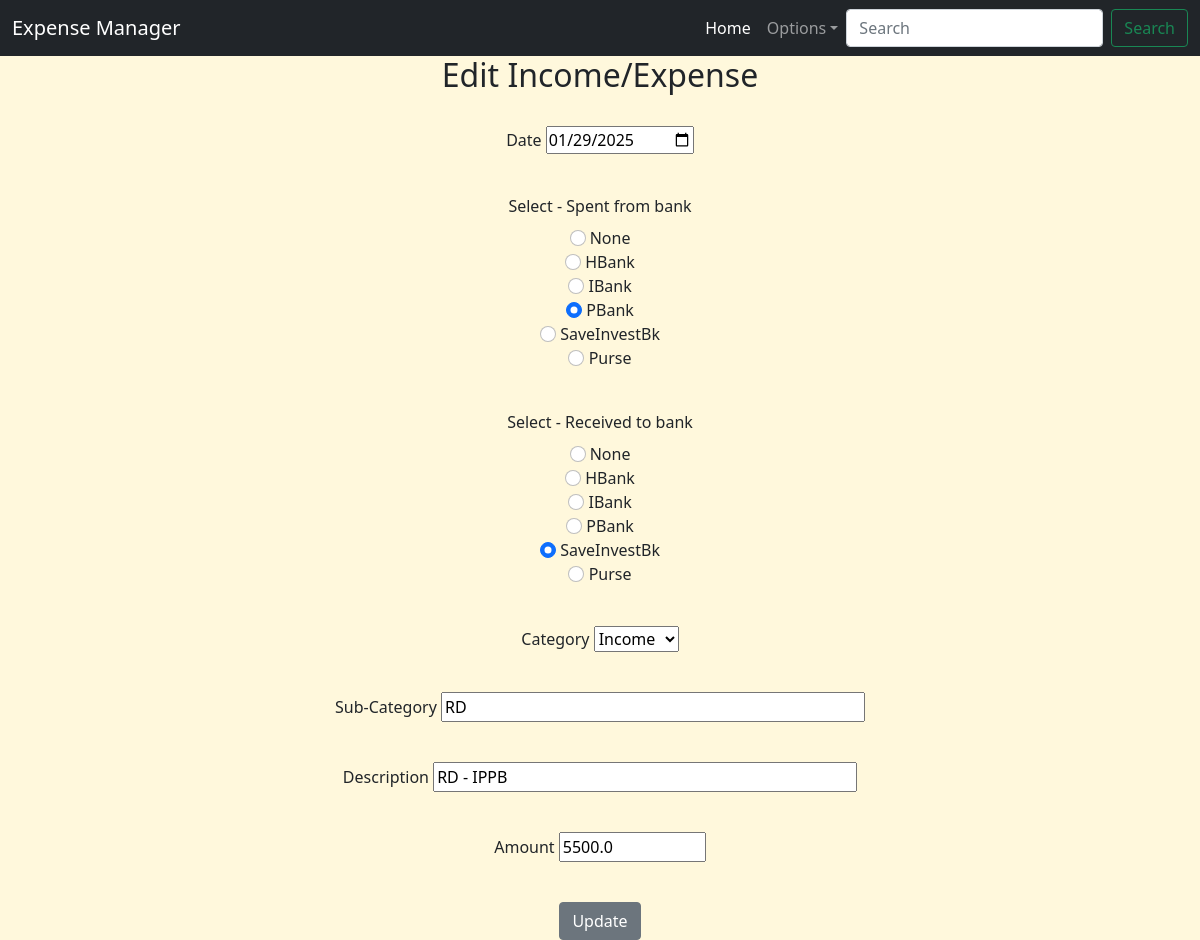
Page /edit/62 on the earlier database version.
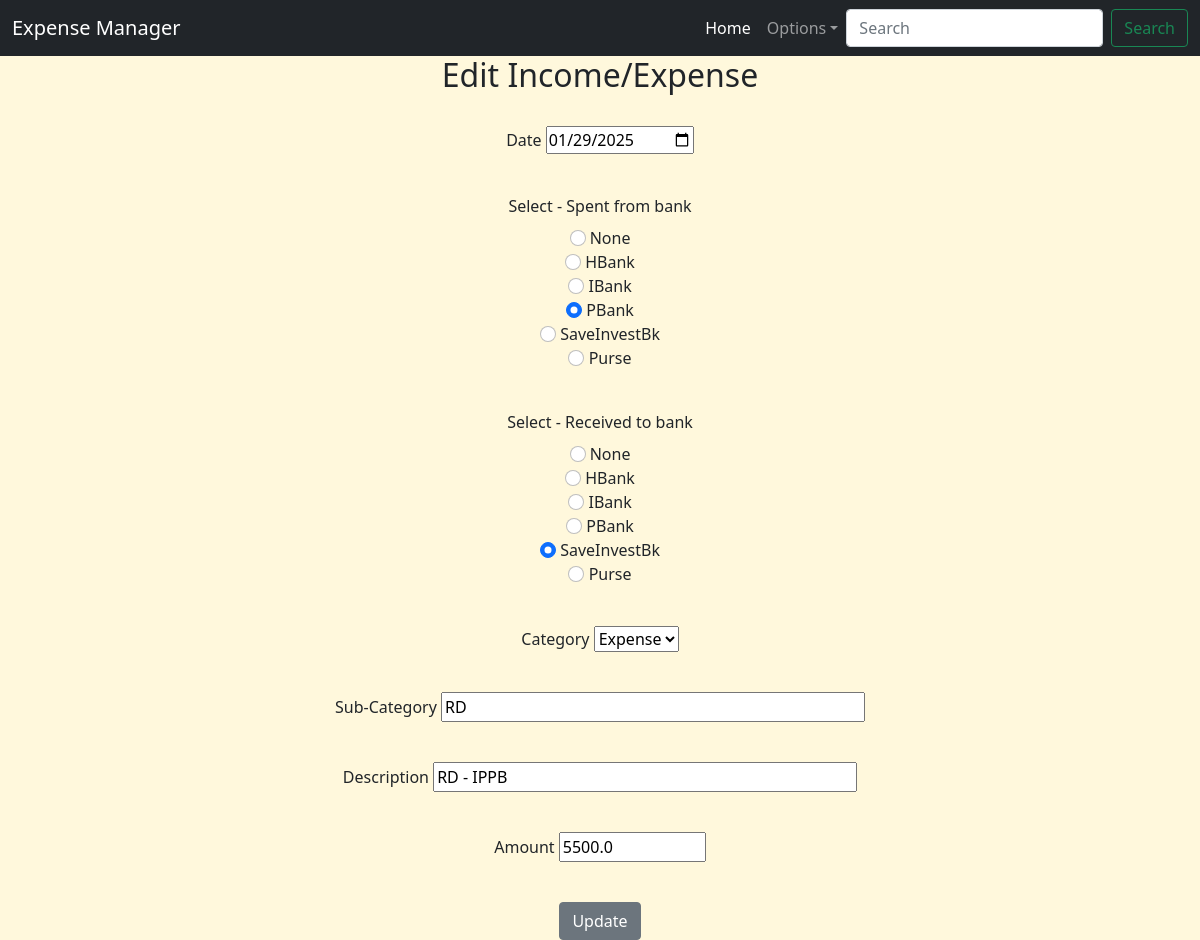
Same page on the later database version.
### app.py (models this page shows)
class IncomeExpenseManager(db.Model):
    id = db.Column(db.Integer, primary_key=True)
    date = db.Column(db.Date, nullable=False)
    from_bank = db.Column(db.String(10), nullable=True)
    to_bank = db.Column(db.String(10), nullable=True)
    category = db.Column(db.String(20), nullable=False)
    sub_category = db.Column(db.String(50), nullable=False)
    description = db.Column(db.String(100), nullable=False)
    amount = db.Column(db.Float, nullable=False)

### app.py (the view, shortened to what this page needs)
@app.route('/edit/<int:id>', methods=['GET', 'POST'])
def edit_expense(id):
    edit_expense = IncomeExpenseManager.query.get_or_404(id)
    print(edit_expense.__dict__)
    form = IncomeExpenseForm(obj=edit_expense)
    return render_template('edit_expense.html', form=form, edit_expense=edit_expense)

### app.py
class IncomeExpenseForm(FlaskForm): #change to IncomeExpenseForm
    date = DateField('Date', format='%Y-%m-%d', validators=[DataRequired()])
    from_bank = RadioField('Select - Spent from bank', choices=[('', 'None'), ('hbank', 'HBank'), ('ibank', 'IBank'), ('pbank', 'PBank'), ('sav_inv_bank','SaveInvestBk'), ('purse','Purse')], validators=[Optional()])
    to_bank = RadioField('Select - Received to bank', choices=[('', 'None'), ('hbank', 'HBank'), ('ibank', 'IBank'), ('pbank', 'PBank'), ('sav_inv_bank','SaveInvestBk'), ('purse','Purse')], validators=[Optional()])
    category = SelectField('Category', choices=[('income','Income'),('expense','Expense')], validators=[DataRequired()]) #,('saving','Saving'),('investment','Investment'),('transfer','Transfer')
    sub_category = StringField('Sub-Category', validators=[DataRequired(), Length(max=50)])
    description = StringField('Description', validators=[DataRequired(), Length(max=100)])
    amount = FloatField('Amount', validators=[DataRequired(), NumberRange(min=0)])
    submit = SubmitField('Add/Edit Expense')

### templates/edit_expense.html (shortened to what this page needs)
{% extends 'base.html' %}
{% block content %}
<div style="text-align: center;">
<h2>Edit Income/Expense</h2>
<br>
<form method="POST">
    <div class="mb-3">
        {{ form.date.label }}
        {{ form.date(size=20, value=form.date.data) }}
    </div>
    <br>
    <div class="mb-3">
        {{ form.from_bank.label(class="form-label") }}
        {% for subfield in form.from_bank %}
        <div>
            {{ subfield (class="form-check-input", value=subfield.data)}}
            {{ subfield.label(class="form-check-label") }}
        </div>
        {% endfor %}
    </div>
    <br>
    <div class="mb-3">
        {{ form.to_bank.label(class="form-label") }}
        {% for subfield in form.to_bank %}
        <div>
            {{ subfield (class="form-check-input", value=subfield.data)}}
            {{ subfield.label(class="form-check-label") }}
        </div>
        {% endfor %}
    </div>
    <br>
    <div class="mb-3">
        {{ form.category.label }}
        {{ form.category(id="category", value=form.category.data) }}
    </div>
    <br>
    <div class="mb-3">
        {{ form.sub_category.label }}
        {{ form.sub_category(size=40, value=form.sub_category.data) }}
    </div>
    <br>
    <div class="mb-3">
        {{ form.description.label }}
        {{ form.description(size=40, value=form.description.data) }}
    </div>
    <br>
    <div class="mb-3">
        {{ form.amount.label }}
        {{ form.amount(size=10, value=form.amount.data) }}
    </div>
    <br>
    <button type="submit" class="btn btn-secondary">Update</button>
</form>
</div>
{% endblock %}

Differences in the rows shown:
changed IncomeExpenseManager "RD": category "Income" → "Expense"
